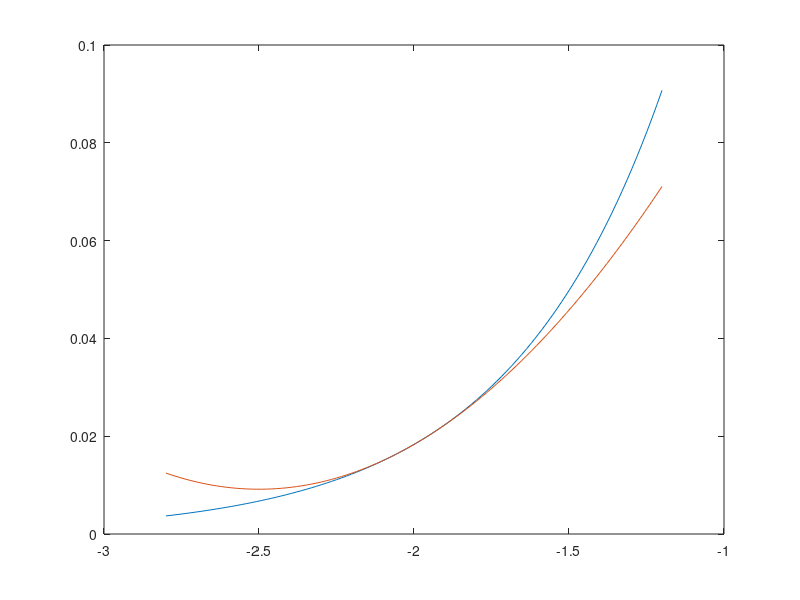
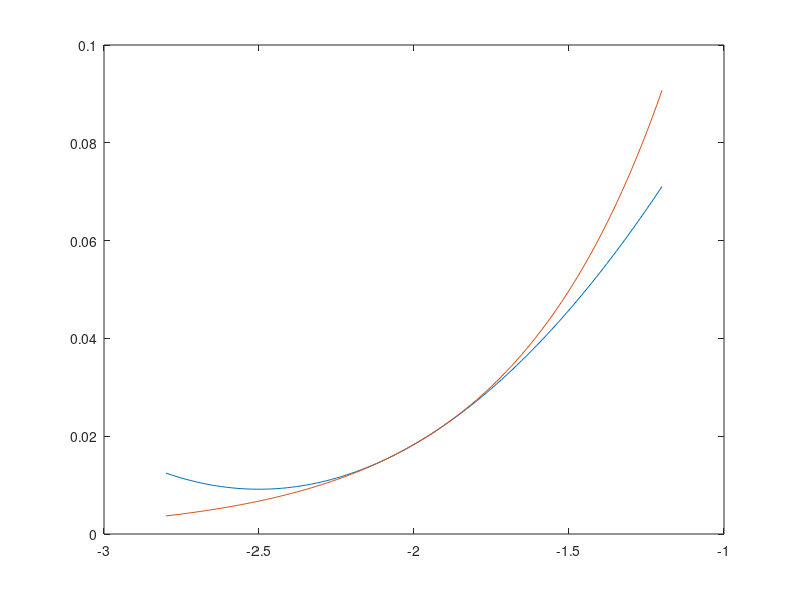
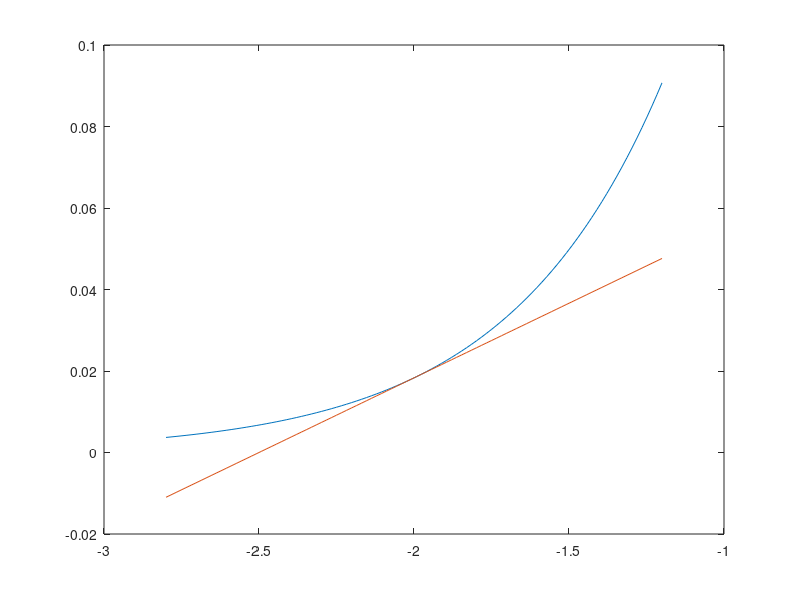
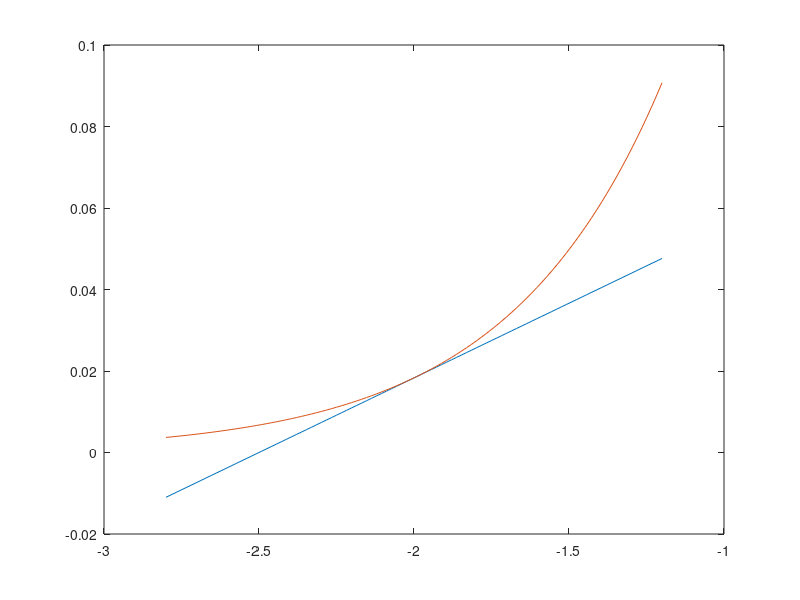

Write MATLAB code to recreate these figures, in order.
% approximations to e^(2x)
% f' = 2 e^(2x)
% f'' =  4 e^(2x)
% at x=-2, -1, 1, 2
% Degree 2
close all;
f = @(x) exp(2*x);
fp1 = @(x) 2 * exp(2*x);
fp2 = @(x) 4*exp(2*x);

x_points = [-2, -1, 1, 2];
x_width = [0.8, 0.8, 0.8, 0.8];

for (i = 1:length(x_points))
    xp = x_points(i);
    xw = x_width(i);
    xx = linspace(xp-xw, xp+xw);
    P1 = @(x) f(xp) + fp1(xp)*(x-xp);
    P2 = @(x) f(xp) + fp1(xp)*(x-xp) + fp2(xp)/2*(x-xp).^2;
    
    % Version A - correct
    clf;
    plot(xx, f(xx));
    hold on;
    P2 = @(x) f(xp) + fp1(xp)*(x-xp) + fp2(xp)/2*(x-xp).^2;
    plot(xx, P2(xx));
    print('-dpng', sprintf('q_002_%d_1.png', i));
    
    % Version B - swapped
    clf;
    plot(xx, P2(xx));
    hold on;
    plot(xx, f(xx));
    print('-dpng', sprintf('q_002_%d_2.png', i));
    
    % Version C - Tangent line
    clf;
    plot(xx, f(xx));
    hold on;
    plot(xx, P1(xx));
    print('-dpng', sprintf('q_002_%d_3.png', i));
    
    % Version D - Tangent line swapped
    clf;
    plot(xx, P1(xx));
    hold on;
    plot(xx, f(xx));
    print('-dpng', sprintf('q_002_%d_4.png', i));
    
    
    
end


